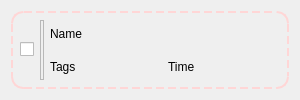
<?xml version="1.0" encoding="UTF-8"?>
<ui version="4.0">
 <class>TaskWidget</class>
 <widget class="QWidget" name="TaskWidget">
  <property name="geometry">
   <rect>
    <x>0</x>
    <y>0</y>
    <width>300</width>
    <height>100</height>
   </rect>
  </property>
  <property name="sizePolicy">
   <sizepolicy hsizetype="Expanding" vsizetype="Fixed">
    <horstretch>0</horstretch>
    <verstretch>0</verstretch>
   </sizepolicy>
  </property>
  <property name="windowTitle">
   <string>Form</string>
  </property>
  <property name="styleSheet">
   <string notr="true"/>
  </property>
  <layout class="QHBoxLayout" name="horizontalLayout">
   <item>
    <widget class="QWidget" name="containerWidget" native="true">
     <property name="styleSheet">
      <string notr="true">QWidget#containerWidget {border: 2px dashed #ffd6d6; border-radius: 12px;}</string>
     </property>
     <layout class="QHBoxLayout" name="horizontalLayout_2">
      <item>
       <widget class="QCheckBox" name="completionBox">
        <property name="sizePolicy">
         <sizepolicy hsizetype="Fixed" vsizetype="Fixed">
          <horstretch>0</horstretch>
          <verstretch>0</verstretch>
         </sizepolicy>
        </property>
        <property name="text">
         <string/>
        </property>
       </widget>
      </item>
      <item>
       <widget class="QFrame" name="line">
        <property name="maximumSize">
         <size>
          <width>4</width>
          <height>16777215</height>
         </size>
        </property>
        <property name="frameShape">
         <enum>QFrame::Shape::StyledPanel</enum>
        </property>
        <property name="frameShadow">
         <enum>QFrame::Shadow::Raised</enum>
        </property>
       </widget>
      </item>
      <item>
       <layout class="QGridLayout" name="gridLayout">
        <item row="1" column="1">
         <widget class="QLabel" name="timeLabel">
          <property name="text">
           <string>Time</string>
          </property>
         </widget>
        </item>
        <item row="1" column="0">
         <widget class="QLabel" name="tagsLabel">
          <property name="text">
           <string>Tags</string>
          </property>
         </widget>
        </item>
        <item row="0" column="0" colspan="2">
         <widget class="QLabel" name="nameLabel">
          <property name="text">
           <string>Name</string>
          </property>
         </widget>
        </item>
       </layout>
      </item>
     </layout>
    </widget>
   </item>
  </layout>
 </widget>
 <resources/>
 <connections/>
</ui>
